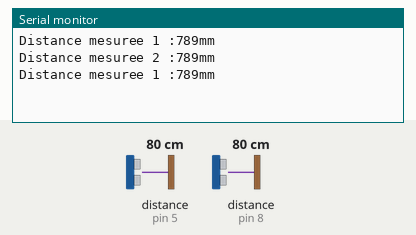
Simulated run of this sketch. Board: Arduino Uno, built with avr-gcc and run on an emulated ATmega328P. On the bench: the last lines printed to the serial monitor. Wiring (inferred from the names in the program): 2 × ultrasonic range finder: trigger pin 4, echo pin 5 / trigger pin 10, echo pin 8. Inputs (shaded band) come from the test bench; at power-on: distance to the obstacle (sensors on pin 5, pin 8) 80 cm. The echo pulse lasts 58.3 µs per cm.

Above: at 1.9 s.
2.0 s: distance to the obstacle (sensor on pin 5) set to 2 cm
At 3.0 s:
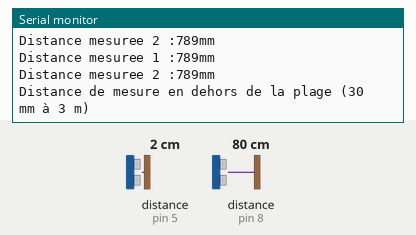
4.8 s: distance to the obstacle (sensor on pin 8) set to 4 cm
At 6.1 s:
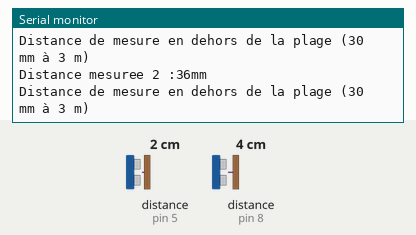
6.3 s: distance to the obstacle (sensor on pin 5) set to 4 cm
At 7.5 s:
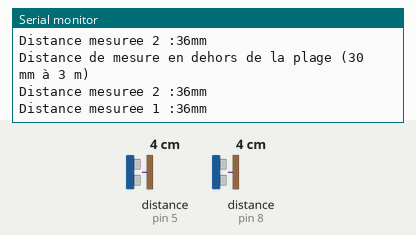
7.8 s: distance to the obstacle (sensor on pin 8) set to 9 cm
At 8.5 s:
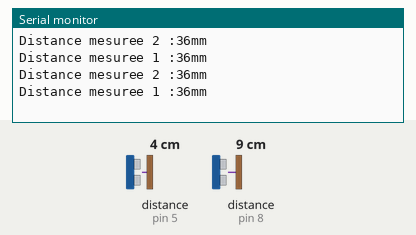
Timing chart, 0 to 10.3 s (numbered marks = the images above; inputs shaded):
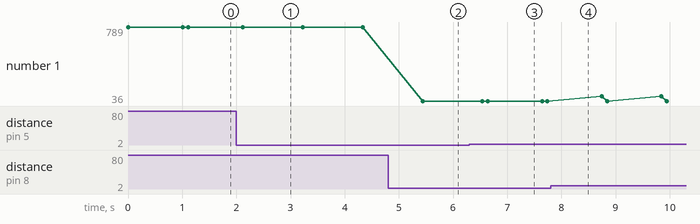

The sketch:

HC-SR04.ino
```cpp
#define Broche_Echo_1 5 // Broche Echo du HC-SR04 sur D7 //
#define Broche_Trigger_1 4 // Broche Trigger du HC-SR04 sur D8 //
#define Broche_Echo_2 8 // Broche Echo du HC-SR04 sur D7 //
#define Broche_Trigger_2 10 // Broche Trigger du HC-SR04 sur D8 //


// Definition des variables
int MesureMaxi = 4000;
// Distance maxi a mesurer //
int MesureMini = 30;
// Distance mini a mesurer //
long Duree;
long Distance_1;
long Distance_2;

void setup()
{
  pinMode(Broche_Trigger_1, OUTPUT); // Broche Trigger en sortie //
  pinMode(Broche_Echo_1, INPUT); // Broche Echo en entree //
  pinMode(Broche_Trigger_2, OUTPUT); // Broche Trigger en sortie //
  pinMode(Broche_Echo_2, INPUT); // Broche Echo en entree //
  Serial.begin (115200);
}

void loop()
{
  // Debut de la mesure avec un signal de 10 µS applique sur TRIG //
  digitalWrite(Broche_Trigger_1, LOW);
  // On efface l'etat logique de TRIG //
  delayMicroseconds(2);
  digitalWrite(Broche_Trigger_1, HIGH); // On met la broche TRIG a "1" pendant 10µS //
  delayMicroseconds(10);
  digitalWrite(Broche_Trigger_1, LOW); // On remet la broche TRIG a "0" //

  // On mesure combien de temps le niveau logique haut est actif sur ECHO //
  Duree = pulseIn(Broche_Echo_1, HIGH);

  // Calcul de la distance grace au temps mesure //
  Distance_1 = 10*Duree*0.034/2;

  // Verification si valeur mesuree dans la plage //
  if (Distance_1 >= MesureMaxi || Distance_1 <= MesureMini) {
    // Si la distance est hors plage, on affiche un message d'erreur //
    Serial.println("Distance de mesure en dehors de la plage (30 mm à 3 m)");
  }

  else {
    // Affichage dans le moniteur serie de la distance mesuree //
    Serial.print("Distance mesuree 1 :");
    Serial.print(Distance_1);
    Serial.println("mm");
  }

  delay(1000);

  // Debut de la mesure avec un signal de 10 µS applique sur TRIG //
  digitalWrite(Broche_Trigger_2, LOW);
  // On efface l'etat logique de TRIG //
  delayMicroseconds(2);
  digitalWrite(Broche_Trigger_2, HIGH); // On met la broche TRIG a "1" pendant 10µS //
  delayMicroseconds(10);
  digitalWrite(Broche_Trigger_2, LOW); // On remet la broche TRIG a "0" //

  // On mesure combien de temps le niveau logique haut est actif sur ECHO //
  Duree = pulseIn(Broche_Echo_2, HIGH);

  // Calcul de la distance grace au temps mesure //
  Distance_2 = 10*Duree*0.034/2;


  // Verification si valeur mesuree dans la plage //
  if (Distance_2 >= MesureMaxi || Distance_2 <= MesureMini) {
    // Si la distance est hors plage, on affiche un message d'erreur //
    Serial.println("Distance de mesure en dehors de la plage (30 mm à 3 m)");
  }

  else {
    // Affichage dans le moniteur serie de la distance mesuree //
    Serial.print("Distance mesuree 2 :");
    Serial.print(Distance_2);
    Serial.println("mm");
  }

  delay(100); // On ajoute 0.1 seconde de delais entre chaque mesure //
} 
```

Measured:
- after the input at 2.0 s, the serial monitor: prints a new line after 0.22 s (image 1)
- after the input at 4.8 s, the serial monitor: prints a new line after 0.64 s (image 2)
- after the input at 6.3 s, the serial monitor: prints a new line after 0.34 s (image 3)
- plotted number 1: 789 → 36 after the input at 4.8 s
